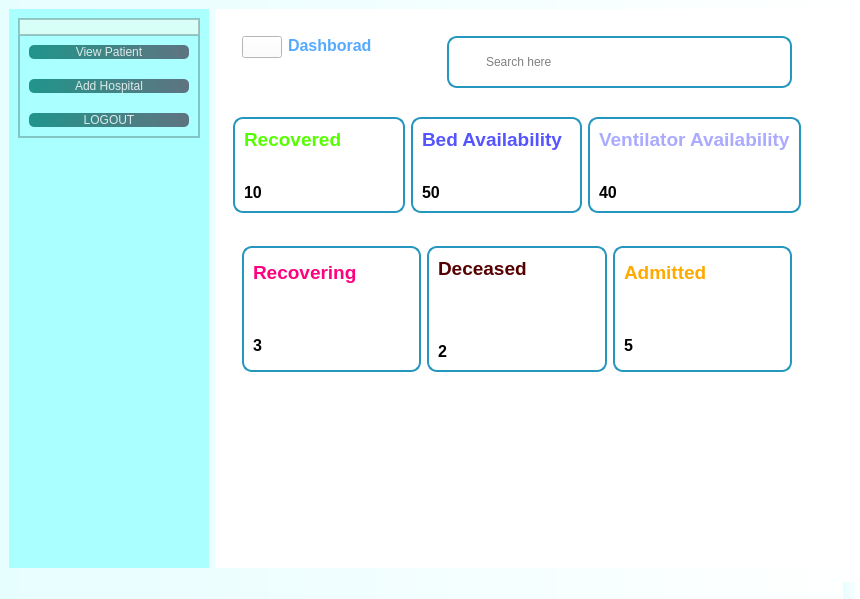
<?xml version="1.0" encoding="UTF-8"?>
<ui version="4.0">
 <class>MainWindow</class>
 <widget class="QMainWindow" name="MainWindow">
  <property name="geometry">
   <rect>
    <x>0</x>
    <y>0</y>
    <width>860</width>
    <height>599</height>
   </rect>
  </property>
  <property name="windowTitle">
   <string>MainWindow</string>
  </property>
  <property name="styleSheet">
   <string notr="true">background-color: qlineargradient(spread:pad, x1:0, y1:0, x2:1, y2:0, stop:0 rgba(231, 254, 255, 255), stop:1 rgba(255, 255, 255, 255));</string>
  </property>
  <widget class="QWidget" name="centralwidget">
   <property name="styleSheet">
    <string notr="true">alternate-background-color: qlineargradient(spread:pad, x1:0, y1:0, x2:0.534, y2:1, stop:0 rgba(170, 255, 255, 255), stop:1 rgba(255, 255, 255, 255));</string>
   </property>
   <layout class="QHBoxLayout" name="horizontalLayout">
    <property name="rightMargin">
     <number>10</number>
    </property>
    <item>
     <widget class="QWidget" name="widget" native="true">
      <property name="minimumSize">
       <size>
        <width>30</width>
        <height>30</height>
       </size>
      </property>
      <property name="maximumSize">
       <size>
        <width>200</width>
        <height>16777215</height>
       </size>
      </property>
      <property name="styleSheet">
       <string notr="true">background-color: rgb(170, 255, 255);</string>
      </property>
      <layout class="QHBoxLayout" name="horizontalLayout_8">
       <item alignment="Qt::AlignTop">
        <widget class="QFrame" name="frame_8">
         <property name="frameShape">
          <enum>QFrame::StyledPanel</enum>
         </property>
         <property name="frameShadow">
          <enum>QFrame::Raised</enum>
         </property>
         <layout class="QVBoxLayout" name="verticalLayout_9">
          <property name="spacing">
           <number>0</number>
          </property>
          <property name="leftMargin">
           <number>0</number>
          </property>
          <property name="topMargin">
           <number>0</number>
          </property>
          <property name="rightMargin">
           <number>0</number>
          </property>
          <property name="bottomMargin">
           <number>0</number>
          </property>
          <item alignment="Qt::AlignTop">
           <widget class="QFrame" name="frame_9">
            <property name="maximumSize">
             <size>
              <width>16777215</width>
              <height>200</height>
             </size>
            </property>
            <property name="styleSheet">
             <string notr="true">background-color: rgb(216, 255, 247);</string>
            </property>
            <property name="frameShape">
             <enum>QFrame::StyledPanel</enum>
            </property>
            <property name="frameShadow">
             <enum>QFrame::Raised</enum>
            </property>
            <layout class="QVBoxLayout" name="verticalLayout_11">
             <property name="spacing">
              <number>0</number>
             </property>
             <property name="leftMargin">
              <number>0</number>
             </property>
             <property name="topMargin">
              <number>0</number>
             </property>
             <property name="rightMargin">
              <number>0</number>
             </property>
             <property name="bottomMargin">
              <number>0</number>
             </property>
             <item>
              <widget class="QLabel" name="label_22">
               <property name="styleSheet">
                <string notr="true">background-image: url(:/image/WhatsApp Image 2022-03-22 at 5.44.11 PM.jpeg);</string>
               </property>
               <property name="text">
                <string/>
               </property>
               <property name="pixmap">
                <pixmap resource="images.qrc">:/image/WhatsApp Image 2022-03-22 at 5.44.11 PM.jpeg</pixmap>
               </property>
               <property name="scaledContents">
                <bool>true</bool>
               </property>
              </widget>
             </item>
            </layout>
           </widget>
          </item>
          <item alignment="Qt::AlignTop">
           <widget class="QFrame" name="frame_10">
            <property name="frameShape">
             <enum>QFrame::StyledPanel</enum>
            </property>
            <property name="frameShadow">
             <enum>QFrame::Raised</enum>
            </property>
            <layout class="QVBoxLayout" name="verticalLayout_10">
             <property name="spacing">
              <number>20</number>
             </property>
             <item>
              <widget class="QPushButton" name="pushButton_3">
               <property name="styleSheet">
                <string notr="true">QPushButton#pushButton_3{
font: 75 14pt &quot;MS Shell Dlg 2&quot;;
	background-color: qlineargradient(spread:pad, x1:0, y1:0.505682, x2:1, y2:0.477, stop:0 rgba(11, 131, 120, 219), stop:1 rgba(85, 98, 112, 226));
	color: rgba(255,255,255,210);
	border-radius:5px;
}
QPushButton#pushButton_3:hover{
	background-color: qlineargradient(spread:pad, x1:0, y1:0.505682, x2:1, y2:0.477, stop:0 rgba(150, 123, 111, 219), stop:1 rgba(85, 81, 84, 226));
}

QPushButton#pushButton_3:pressed{
	padding-left:5px;
	padding-top:5px;
	background-color:rgba(150, 123, 111, 255);
}</string>
               </property>
               <property name="text">
                <string>View Patient</string>
               </property>
               <property name="icon">
                <iconset>
                 <normaloff>:/imghome/u.png</normaloff>:/imghome/u.png</iconset>
               </property>
               <property name="iconSize">
                <size>
                 <width>20</width>
                 <height>20</height>
                </size>
               </property>
              </widget>
             </item>
             <item>
              <widget class="QPushButton" name="pushButton_6">
               <property name="styleSheet">
                <string notr="true">QPushButton#pushButton_6{
	
	font: 75 14pt &quot;MS Shell Dlg 2&quot;;
	background-color: qlineargradient(spread:pad, x1:0, y1:0.505682, x2:1, y2:0.477, stop:0 rgba(11, 131, 120, 219), stop:1 rgba(85, 98, 112, 226));
	color: rgba(255,255,255,210);
	border-radius:5px;
}
QPushButton#pushButton_6:hover{
	background-color: qlineargradient(spread:pad, x1:0, y1:0.505682, x2:1, y2:0.477, stop:0 rgba(150, 123, 111, 219), stop:1 rgba(85, 81, 84, 226));
}

QPushButton#pushButton_6:pressed{
	padding-left:5px;
	padding-top:5px;
	background-color:rgba(150, 123, 111, 255);
}</string>
               </property>
               <property name="text">
                <string>Add Hospital</string>
               </property>
               <property name="icon">
                <iconset>
                 <normaloff>:/imghome/a.png</normaloff>:/imghome/a.png</iconset>
               </property>
              </widget>
             </item>
             <item>
              <widget class="QPushButton" name="pushButton_4">
               <property name="styleSheet">
                <string notr="true">QPushButton#pushButton_4{
	background-color: qlineargradient(spread:pad, x1:0, y1:0.505682, x2:1, y2:0.477, stop:0 rgba(11, 131, 120, 219), stop:1 rgba(85, 98, 112, 226));
font: 75 14pt &quot;MS Shell Dlg 2&quot;;
	color: rgba(255,255,255,210);
	border-radius:5px;
}
QPushButton#pushButton_4:hover{
	background-color: qlineargradient(spread:pad, x1:0, y1:0.505682, x2:1, y2:0.477, stop:0 rgba(150, 123, 111, 219), stop:1 rgba(85, 81, 84, 226));
}

QPushButton#pushButton_4:pressed{
	padding-left:5px;
	padding-top:5px;
	background-color:rgba(150, 123, 111, 255);
}</string>
               </property>
               <property name="text">
                <string>LOGOUT</string>
               </property>
               <property name="icon">
                <iconset>
                 <normaloff>:/imghome/logout.jpg</normaloff>:/imghome/logout.jpg</iconset>
               </property>
               <property name="iconSize">
                <size>
                 <width>20</width>
                 <height>20</height>
                </size>
               </property>
              </widget>
             </item>
            </layout>
           </widget>
          </item>
         </layout>
        </widget>
       </item>
      </layout>
     </widget>
    </item>
    <item>
     <widget class="QWidget" name="widget_2" native="true">
      <property name="sizePolicy">
       <sizepolicy hsizetype="Preferred" vsizetype="Expanding">
        <horstretch>0</horstretch>
        <verstretch>0</verstretch>
       </sizepolicy>
      </property>
      <property name="styleSheet">
       <string notr="true">background-color: rgb(255, 255, 255);</string>
      </property>
      <layout class="QVBoxLayout" name="verticalLayout">
       <property name="rightMargin">
        <number>40</number>
       </property>
       <item alignment="Qt::AlignTop">
        <widget class="QWidget" name="widget_5" native="true">
         <layout class="QHBoxLayout" name="horizontalLayout_2">
          <property name="bottomMargin">
           <number>5</number>
          </property>
          <item alignment="Qt::AlignLeft|Qt::AlignTop">
           <widget class="QWidget" name="widget_6" native="true">
            <layout class="QHBoxLayout" name="horizontalLayout_3">
             <item alignment="Qt::AlignTop">
              <widget class="QPushButton" name="pushButton">
               <property name="styleSheet">
                <string notr="true">background-image: url(:/image/WhatsApp Image 2022-03-16 at 3.47.21 PM.jpeg);</string>
               </property>
               <property name="text">
                <string/>
               </property>
               <property name="icon">
                <iconset resource="images.qrc">
                 <normaloff>:/image/WhatsApp Image 2022-03-16 at 3.47.21 PM.jpeg</normaloff>:/image/WhatsApp Image 2022-03-16 at 3.47.21 PM.jpeg</iconset>
               </property>
               <property name="iconSize">
                <size>
                 <width>20</width>
                 <height>20</height>
                </size>
               </property>
              </widget>
             </item>
             <item alignment="Qt::AlignHCenter|Qt::AlignTop">
              <widget class="QLabel" name="label">
               <property name="font">
                <font>
                 <pointsize>12</pointsize>
                 <weight>75</weight>
                 <bold>true</bold>
                </font>
               </property>
               <property name="text">
                <string>&lt;html&gt;&lt;head/&gt;&lt;body&gt;&lt;p&gt;&lt;span style=&quot; color:#55aaff;&quot;&gt;Dashborad&lt;/span&gt;&lt;/p&gt;&lt;/body&gt;&lt;/html&gt;</string>
               </property>
              </widget>
             </item>
            </layout>
           </widget>
          </item>
          <item alignment="Qt::AlignRight|Qt::AlignTop">
           <widget class="QWidget" name="widget_7" native="true">
            <layout class="QHBoxLayout" name="horizontalLayout_4">
             <item alignment="Qt::AlignHCenter|Qt::AlignTop">
              <widget class="QFrame" name="frame">
               <property name="minimumSize">
                <size>
                 <width>164</width>
                 <height>0</height>
                </size>
               </property>
               <property name="styleSheet">
                <string notr="true">QFrame{
border-radius:10px;
border:2px solid #2596be;
}</string>
               </property>
               <property name="frameShape">
                <enum>QFrame::StyledPanel</enum>
               </property>
               <property name="frameShadow">
                <enum>QFrame::Raised</enum>
               </property>
               <layout class="QHBoxLayout" name="horizontalLayout_5">
                <property name="rightMargin">
                 <number>200</number>
                </property>
                <item>
                 <widget class="QLabel" name="label_2">
                  <property name="minimumSize">
                   <size>
                    <width>20</width>
                    <height>30</height>
                   </size>
                  </property>
                  <property name="maximumSize">
                   <size>
                    <width>30</width>
                    <height>50</height>
                   </size>
                  </property>
                  <property name="styleSheet">
                   <string notr="true">background-image: url(:/image/WhatsApp Image 2022-03-16 at 3.47.20 PM.jpeg);
border:nonel;</string>
                  </property>
                  <property name="text">
                   <string/>
                  </property>
                  <property name="pixmap">
                   <pixmap resource="images.qrc">:/image/WhatsApp Image 2022-03-16 at 3.47.20 PM.jpeg</pixmap>
                  </property>
                  <property name="scaledContents">
                   <bool>true</bool>
                  </property>
                 </widget>
                </item>
                <item>
                 <widget class="QLineEdit" name="lineEdit">
                  <property name="styleSheet">
                   <string notr="true">QLineEdit{
background:transparent;
border:none;
}</string>
                  </property>
                  <property name="placeholderText">
                   <string>Search here</string>
                  </property>
                 </widget>
                </item>
               </layout>
              </widget>
             </item>
            </layout>
           </widget>
          </item>
         </layout>
        </widget>
       </item>
       <item>
        <widget class="QWidget" name="widget_3" native="true">
         <layout class="QHBoxLayout" name="horizontalLayout_7">
          <item>
           <widget class="QFrame" name="frame_2">
            <property name="styleSheet">
             <string notr="true">QFrame{
border-radius:10px;
border:2px solid #2596be;
}</string>
            </property>
            <property name="frameShape">
             <enum>QFrame::StyledPanel</enum>
            </property>
            <property name="frameShadow">
             <enum>QFrame::Raised</enum>
            </property>
            <layout class="QVBoxLayout" name="verticalLayout_2">
             <item alignment="Qt::AlignTop">
              <widget class="QLabel" name="label_3">
               <property name="font">
                <font>
                 <pointsize>14</pointsize>
                 <weight>75</weight>
                 <bold>true</bold>
                </font>
               </property>
               <property name="styleSheet">
                <string notr="true">color: rgb(85, 255, 0);
border:none;
</string>
               </property>
               <property name="text">
                <string>Recovered</string>
               </property>
              </widget>
             </item>
             <item alignment="Qt::AlignRight">
              <widget class="QLabel" name="label_5">
               <property name="minimumSize">
                <size>
                 <width>20</width>
                 <height>20</height>
                </size>
               </property>
               <property name="maximumSize">
                <size>
                 <width>30</width>
                 <height>30</height>
                </size>
               </property>
               <property name="styleSheet">
                <string notr="true">border-image: url(:/image/WhatsApp Image 2022-03-16 at 3.47.13 PM.jpeg);
border:nonel;</string>
               </property>
               <property name="text">
                <string/>
               </property>
               <property name="pixmap">
                <pixmap resource="images.qrc">:/image/WhatsApp Image 2022-03-16 at 3.47.13 PM.jpeg</pixmap>
               </property>
               <property name="scaledContents">
                <bool>true</bool>
               </property>
              </widget>
             </item>
             <item>
              <widget class="QLabel" name="label_4">
               <property name="font">
                <font>
                 <pointsize>12</pointsize>
                 <weight>75</weight>
                 <bold>true</bold>
                </font>
               </property>
               <property name="styleSheet">
                <string notr="true">border:nonel;</string>
               </property>
               <property name="text">
                <string>10</string>
               </property>
              </widget>
             </item>
            </layout>
           </widget>
          </item>
          <item>
           <widget class="QFrame" name="frame_3">
            <property name="styleSheet">
             <string notr="true">QFrame{
border-radius:10px;
border:2px solid #2596be;
}</string>
            </property>
            <property name="frameShape">
             <enum>QFrame::StyledPanel</enum>
            </property>
            <property name="frameShadow">
             <enum>QFrame::Raised</enum>
            </property>
            <layout class="QVBoxLayout" name="verticalLayout_3">
             <item>
              <widget class="QLabel" name="label_6">
               <property name="font">
                <font>
                 <pointsize>14</pointsize>
                 <weight>75</weight>
                 <bold>true</bold>
                </font>
               </property>
               <property name="styleSheet">
                <string notr="true">color: rgb(85, 85, 255);
border:none;
</string>
               </property>
               <property name="text">
                <string>Bed Availability</string>
               </property>
              </widget>
             </item>
             <item alignment="Qt::AlignRight">
              <widget class="QLabel" name="label_8">
               <property name="minimumSize">
                <size>
                 <width>25</width>
                 <height>20</height>
                </size>
               </property>
               <property name="maximumSize">
                <size>
                 <width>70</width>
                 <height>50</height>
                </size>
               </property>
               <property name="styleSheet">
                <string notr="true">border-image: url(:/image/WhatsApp Image 2022-03-16 at 3.47.18 PM.jpeg);
border:none;</string>
               </property>
               <property name="text">
                <string/>
               </property>
               <property name="pixmap">
                <pixmap resource="images.qrc">:/image/WhatsApp Image 2022-03-16 at 3.47.18 PM.jpeg</pixmap>
               </property>
               <property name="scaledContents">
                <bool>true</bool>
               </property>
              </widget>
             </item>
             <item>
              <widget class="QLabel" name="label_7">
               <property name="font">
                <font>
                 <pointsize>12</pointsize>
                 <weight>75</weight>
                 <bold>true</bold>
                </font>
               </property>
               <property name="styleSheet">
                <string notr="true">border:none;</string>
               </property>
               <property name="text">
                <string>50</string>
               </property>
              </widget>
             </item>
            </layout>
           </widget>
          </item>
          <item>
           <widget class="QFrame" name="frame_4">
            <property name="styleSheet">
             <string notr="true">QFrame{
border-radius:10px;
border:2px solid #2596be;
}
</string>
            </property>
            <property name="frameShape">
             <enum>QFrame::StyledPanel</enum>
            </property>
            <property name="frameShadow">
             <enum>QFrame::Raised</enum>
            </property>
            <layout class="QVBoxLayout" name="verticalLayout_4">
             <item>
              <widget class="QLabel" name="label_9">
               <property name="font">
                <font>
                 <pointsize>14</pointsize>
                 <weight>75</weight>
                 <bold>true</bold>
                </font>
               </property>
               <property name="styleSheet">
                <string notr="true">color: rgb(170, 170, 255);
border:none;</string>
               </property>
               <property name="text">
                <string>Ventilator Availability</string>
               </property>
              </widget>
             </item>
             <item alignment="Qt::AlignRight">
              <widget class="QLabel" name="label_11">
               <property name="maximumSize">
                <size>
                 <width>70</width>
                 <height>50</height>
                </size>
               </property>
               <property name="styleSheet">
                <string notr="true">background-image: url(:/imghome/ven.jpg);
border:none;</string>
               </property>
               <property name="text">
                <string/>
               </property>
               <property name="pixmap">
                <pixmap resource="images.qrc">:/image/WhatsApp Image 2022-03-16 at 3.47.23 PM.jpeg</pixmap>
               </property>
               <property name="scaledContents">
                <bool>true</bool>
               </property>
              </widget>
             </item>
             <item>
              <widget class="QLabel" name="label_10">
               <property name="font">
                <font>
                 <pointsize>12</pointsize>
                 <weight>75</weight>
                 <bold>true</bold>
                </font>
               </property>
               <property name="styleSheet">
                <string notr="true">border:none;</string>
               </property>
               <property name="text">
                <string>40</string>
               </property>
              </widget>
             </item>
            </layout>
           </widget>
          </item>
         </layout>
        </widget>
       </item>
       <item>
        <widget class="QWidget" name="widget_4" native="true">
         <property name="sizePolicy">
          <sizepolicy hsizetype="Preferred" vsizetype="Expanding">
           <horstretch>0</horstretch>
           <verstretch>0</verstretch>
          </sizepolicy>
         </property>
         <layout class="QVBoxLayout" name="verticalLayout_5">
          <item alignment="Qt::AlignTop">
           <widget class="QWidget" name="widget_8" native="true">
            <layout class="QHBoxLayout" name="horizontalLayout_6">
             <item>
              <widget class="QFrame" name="frame_5">
               <property name="styleSheet">
                <string notr="true">QFrame{
border-radius:10px;
border:2px solid #2596be;
}</string>
               </property>
               <property name="frameShape">
                <enum>QFrame::StyledPanel</enum>
               </property>
               <property name="frameShadow">
                <enum>QFrame::Raised</enum>
               </property>
               <layout class="QVBoxLayout" name="verticalLayout_6">
                <item>
                 <widget class="QLabel" name="label_12">
                  <property name="font">
                   <font>
                    <pointsize>14</pointsize>
                    <weight>75</weight>
                    <bold>true</bold>
                   </font>
                  </property>
                  <property name="styleSheet">
                   <string notr="true">border:none;
color: rgb(255, 0, 127);</string>
                  </property>
                  <property name="text">
                   <string>Recovering</string>
                  </property>
                 </widget>
                </item>
                <item alignment="Qt::AlignRight">
                 <widget class="QLabel" name="label_14">
                  <property name="maximumSize">
                   <size>
                    <width>40</width>
                    <height>50</height>
                   </size>
                  </property>
                  <property name="styleSheet">
                   <string notr="true">border-image: url(:/image/WhatsApp Image 2022-03-16 at 3.47.20 PM (1).jpeg);
border:none;</string>
                  </property>
                  <property name="text">
                   <string/>
                  </property>
                  <property name="pixmap">
                   <pixmap resource="images.qrc">:/image/WhatsApp Image 2022-03-16 at 3.47.20 PM (1).jpeg</pixmap>
                  </property>
                  <property name="scaledContents">
                   <bool>true</bool>
                  </property>
                 </widget>
                </item>
                <item>
                 <widget class="QLabel" name="label_13">
                  <property name="font">
                   <font>
                    <pointsize>12</pointsize>
                    <weight>75</weight>
                    <bold>true</bold>
                   </font>
                  </property>
                  <property name="styleSheet">
                   <string notr="true">border:none;
</string>
                  </property>
                  <property name="text">
                   <string>3</string>
                  </property>
                 </widget>
                </item>
               </layout>
              </widget>
             </item>
             <item>
              <widget class="QFrame" name="frame_6">
               <property name="styleSheet">
                <string notr="true">QFrame{
border-radius:10px;
border:2px solid #2596be;
}</string>
               </property>
               <property name="frameShape">
                <enum>QFrame::StyledPanel</enum>
               </property>
               <property name="frameShadow">
                <enum>QFrame::Raised</enum>
               </property>
               <layout class="QVBoxLayout" name="verticalLayout_7">
                <item>
                 <widget class="QLabel" name="label_15">
                  <property name="font">
                   <font>
                    <pointsize>14</pointsize>
                    <weight>75</weight>
                    <bold>true</bold>
                   </font>
                  </property>
                  <property name="styleSheet">
                   <string notr="true">border:none;
color: rgb(85, 0, 0);</string>
                  </property>
                  <property name="text">
                   <string>Deceased</string>
                  </property>
                 </widget>
                </item>
                <item alignment="Qt::AlignRight">
                 <widget class="QLabel" name="label_16">
                  <property name="minimumSize">
                   <size>
                    <width>40</width>
                    <height>50</height>
                   </size>
                  </property>
                  <property name="maximumSize">
                   <size>
                    <width>40</width>
                    <height>50</height>
                   </size>
                  </property>
                  <property name="styleSheet">
                   <string notr="true">border-image: url(:/image/WhatsApp Image 2022-03-16 at 3.47.15 PM.jpeg);
border:none;</string>
                  </property>
                  <property name="text">
                   <string/>
                  </property>
                  <property name="pixmap">
                   <pixmap resource="images.qrc">:/image/WhatsApp Image 2022-03-16 at 3.47.15 PM.jpeg</pixmap>
                  </property>
                  <property name="scaledContents">
                   <bool>true</bool>
                  </property>
                 </widget>
                </item>
                <item>
                 <widget class="QLabel" name="label_17">
                  <property name="font">
                   <font>
                    <pointsize>12</pointsize>
                    <weight>75</weight>
                    <bold>true</bold>
                   </font>
                  </property>
                  <property name="styleSheet">
                   <string notr="true">border:none;</string>
                  </property>
                  <property name="text">
                   <string>2</string>
                  </property>
                 </widget>
                </item>
               </layout>
              </widget>
             </item>
             <item>
              <widget class="QFrame" name="frame_7">
               <property name="styleSheet">
                <string notr="true">QFrame{
border-radius:10px;
border:2px solid #2596be;
}</string>
               </property>
               <property name="frameShape">
                <enum>QFrame::StyledPanel</enum>
               </property>
               <property name="frameShadow">
                <enum>QFrame::Raised</enum>
               </property>
               <layout class="QVBoxLayout" name="verticalLayout_8">
                <item>
                 <widget class="QLabel" name="label_18">
                  <property name="font">
                   <font>
                    <pointsize>14</pointsize>
                    <weight>75</weight>
                    <bold>true</bold>
                   </font>
                  </property>
                  <property name="styleSheet">
                   <string notr="true">color: rgb(255, 170, 0);
border:none;</string>
                  </property>
                  <property name="text">
                   <string>Admitted</string>
                  </property>
                 </widget>
                </item>
                <item alignment="Qt::AlignRight">
                 <widget class="QLabel" name="label_20">
                  <property name="maximumSize">
                   <size>
                    <width>50</width>
                    <height>50</height>
                   </size>
                  </property>
                  <property name="styleSheet">
                   <string notr="true">background-image: url(:/imghome/admitted.jpg);
border:none;</string>
                  </property>
                  <property name="text">
                   <string/>
                  </property>
                  <property name="pixmap">
                   <pixmap resource="images.qrc">:/image/WhatsApp Image 2022-03-16 at 3.47.12 PM.jpeg</pixmap>
                  </property>
                  <property name="scaledContents">
                   <bool>true</bool>
                  </property>
                 </widget>
                </item>
                <item>
                 <widget class="QLabel" name="label_19">
                  <property name="font">
                   <font>
                    <pointsize>12</pointsize>
                    <weight>75</weight>
                    <bold>true</bold>
                   </font>
                  </property>
                  <property name="styleSheet">
                   <string notr="true">border:none;</string>
                  </property>
                  <property name="text">
                   <string>5</string>
                  </property>
                 </widget>
                </item>
               </layout>
              </widget>
             </item>
            </layout>
           </widget>
          </item>
          <item>
           <widget class="QWidget" name="widget_9" native="true"/>
          </item>
         </layout>
        </widget>
       </item>
      </layout>
     </widget>
    </item>
   </layout>
  </widget>
  <widget class="QMenuBar" name="menubar">
   <property name="geometry">
    <rect>
     <x>0</x>
     <y>0</y>
     <width>860</width>
     <height>22</height>
    </rect>
   </property>
  </widget>
  <widget class="QStatusBar" name="statusbar"/>
 </widget>
 <resources>
  <include location="img.qrc"/>
  <include location="images.qrc"/>
 </resources>
 <connections/>
</ui>
